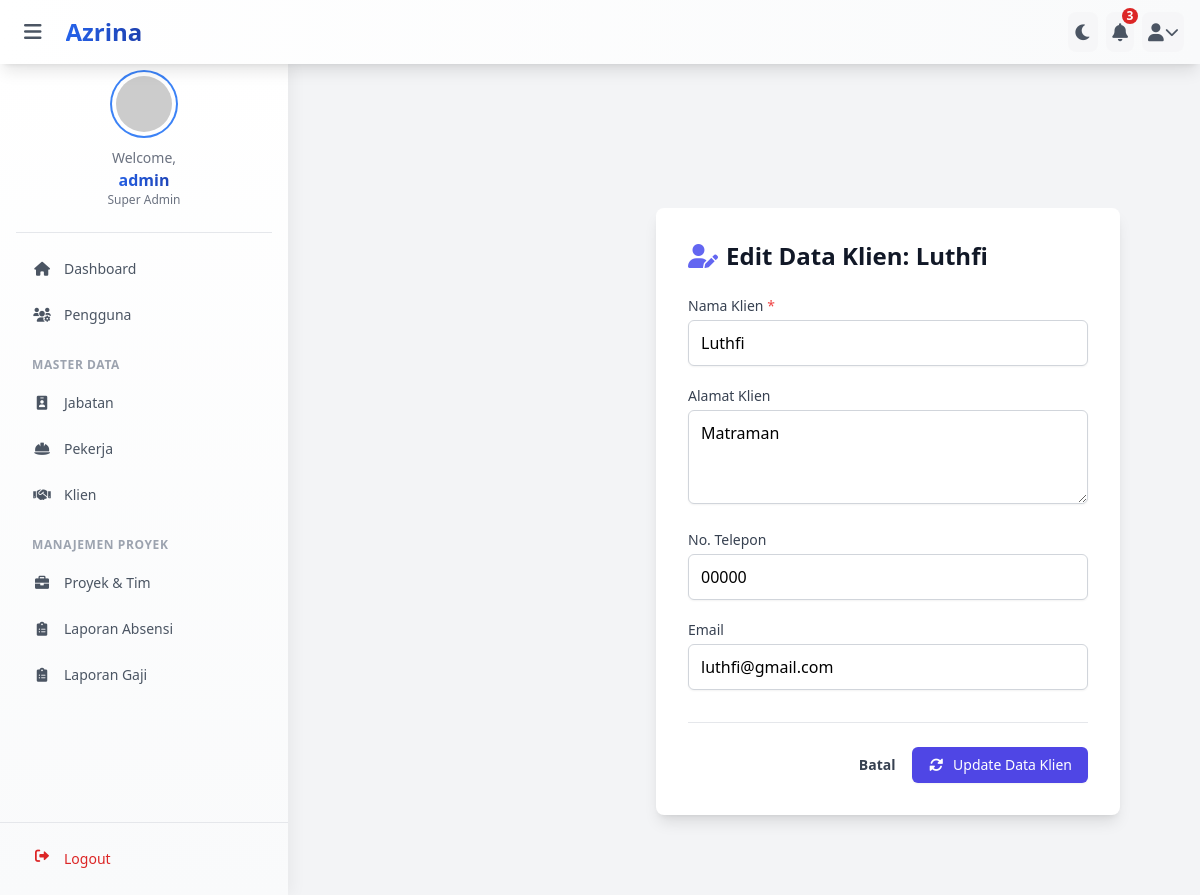
The page /klien/edit.php?id=1 (signed in) on the database its author committed.
### tables this page shows
CREATE TABLE `klien` (
  `id_klien` int(11) NOT NULL,
  `nama_klien` varchar(100) NOT NULL,
  `alamat_klien` text DEFAULT NULL,
  `no_telp_klien` varchar(20) DEFAULT NULL,
  `email_klien` varchar(100) DEFAULT NULL,
  `created_at` timestamp NOT NULL DEFAULT current_timestamp(),
  `updated_at` timestamp NOT NULL DEFAULT current_timestamp() ON UPDATE current_timestamp()
);

### klien/edit.php (the view, shortened to what this page needs)
<?php
require_once '../config.php';
$user_role = $_SESSION['role'];
$id_klien_edit = intval($_GET['id']);
$sql_get_klien = "SELECT id_klien, nama_klien, alamat_klien, no_telp_klien, email_klien FROM klien WHERE id_klien = ?";
$stmt_get = mysqli_prepare($koneksi, $sql_get_klien);
$klien_lama = null;
if ($stmt_get) {
    mysqli_stmt_bind_param($stmt_get, "i", $id_klien_edit);
    mysqli_stmt_execute($stmt_get);
    $result_get = mysqli_stmt_get_result($stmt_get);
    $klien_lama = mysqli_fetch_assoc($result_get);
} else {
    $_SESSION['pesan_error_crud'] = "Gagal mengambil data klien dari database: " . mysqli_error($koneksi);
    header('Location: ' . BASE_URL . 'klien/');
    exit;
}
$form_data = isset($_SESSION['form_data']) ? $_SESSION['form_data'] : $klien_lama;
require_once '../includes/header.php';
if ($user_role == 'super_admin') {
    require_once '../includes/sidebar_super_admin.php';
} elseif ($user_role == 'admin') {
    require_once '../includes/sidebar_admin.php';
}
?>
<main class="content-wrapper mt-16 md:ml-72">
    <div class="max-w-3xl mx-auto p-4 sm:p-6 lg:p-8">
        <div class="bg-white dark:bg-gray-800 rounded-lg shadow-lg p-6 sm:p-8">
            <h1 class="text-xl sm:text-2xl font-semibold text-gray-900 dark:text-white mb-6">
                <i class="fas fa-user-edit fa-fw mr-2 text-indigo-500"></i>Edit Data Klien: <?php echo htmlspecialchars($klien_lama['nama_klien']); ?>
            </h1>
            <form action="<?php echo BASE_URL; ?>klien/proses.php?aksi=edit&id=<?php echo $id_klien_edit; ?>" method="POST">
                <div class="mb-5">
                    <label for="nama_klien" class="block text-sm font-medium text-gray-700 dark:text-gray-300 mb-1">Nama Klien <span class="text-red-500">*</span></label>
                    <input type="text" name="nama_klien" id="nama_klien" required maxlength="100"
                           value="<?php echo htmlspecialchars($form_data['nama_klien'] ?? ''); ?>"
                           class="w-full px-3 py-2.5 border border-gray-300 dark:border-gray-600 rounded-md shadow-sm focus:outline-none focus:ring-2 focus:ring-blue-500 focus:border-blue-500 dark:bg-gray-700 dark:text-white placeholder-gray-400 dark:placeholder-gray-500">
                </div>
                <div class="mb-5">
                    <label for="alamat_klien" class="block text-sm font-medium text-gray-700 dark:text-gray-300 mb-1">Alamat Klien</label>
                    <textarea name="alamat_klien" id="alamat_klien" rows="3"
                              class="w-full px-3 py-2.5 border border-gray-300 dark:border-gray-600 rounded-md shadow-sm focus:outline-none focus:ring-2 focus:ring-blue-500 focus:border-blue-500 dark:bg-gray-700 dark:text-white placeholder-gray-400 dark:placeholder-gray-500"><?php echo htmlspecialchars($form_data['alamat_klien'] ?? ''); ?></textarea>
                </div>
                <div class="mb-5">
                    <label for="no_telp_klien" class="block text-sm font-medium text-gray-700 dark:text-gray-300 mb-1">No. Telepon</label>
                    <input type="text" name="no_telp_klien" id="no_telp_klien" maxlength="20"
                           value="<?php echo htmlspecialchars($form_data['no_telp_klien'] ?? ''); ?>"
                           class="w-full px-3 py-2.5 border border-gray-300 dark:border-gray-600 rounded-md shadow-sm focus:outline-none focus:ring-2 focus:ring-blue-500 focus:border-blue-500 dark:bg-gray-700 dark:text-white placeholder-gray-400 dark:placeholder-gray-500">
                </div>
                <div class="mb-6">
                    <label for="email_klien" class="block text-sm font-medium text-gray-700 dark:text-gray-300 mb-1">Email</label>
                    <input type="email" name="email_klien" id="email_klien" maxlength="100"
                           value="<?php echo htmlspecialchars($form_data['email_klien'] ?? ''); ?>"
                           class="w-full px-3 py-2.5 border border-gray-300 dark:border-gray-600 rounded-md shadow-sm focus:outline-none focus:ring-2 focus:ring-blue-500 focus:border-blue-500 dark:bg-gray-700 dark:text-white placeholder-gray-400 dark:placeholder-gray-500">
                </div>
                <div class="mt-8 flex items-center justify-end gap-x-4 border-t border-gray-200 dark:border-gray-700 pt-6">
                    <a href="<?php echo BASE_URL; ?>klien/" class="text-sm font-semibold leading-6 text-gray-700 dark:text-gray-300 hover:text-gray-900 dark:hover:text-white transition duration-150 ease-in-out">
                        Batal
                    </a>
                    <button type="submit"
                            class="inline-flex items-center px-4 py-2 bg-indigo-600 hover:bg-indigo-700 text-white text-sm font-medium rounded-md shadow-sm transition duration-150 ease-in-out focus:outline-none focus:ring-2 focus:ring-offset-2 focus:ring-indigo-500 dark:focus:ring-offset-gray-800">
                        <i class="fas fa-sync-alt fa-fw mr-2"></i>
                        Update Data Klien
                    </button>
                </div>
            </form>
        </div> </div> </main>

### assets/css/style.css (style rules this page uses)
* { margin: 0; padding: 0; box-sizing: border-box; }
body { transition: padding-left 0.3s ease-in-out; }
.content-wrapper { transition: margin-left 0.3s ease-in-out; margin-top: 4rem; padding: 1.5rem; }
@media (min-width: 768px) { .content-wrapper { margin-left: 18rem; } }

### includes/header.php (style rules this page uses)
body { transition: background-color 0.5s ease-in-out; }
* { transition: background-color 0.3s ease-in-out, border-color 0.3s ease-in-out, color 0.3s ease-in-out; }

### rows shown on the page
klien: nama_klien "Luthfi", alamat_klien "Matraman", no_telp_klien "00000", email_klien "luthfi@gmail.com"

### other values the page prints
str_replace('_', ' ', $_SESSION['role']) "Super Admin"
